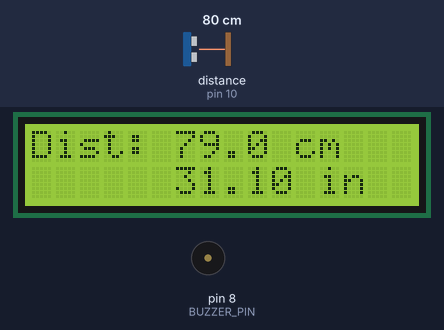
The sketch below on a simulated Arduino Nano, built with avr-gcc and run on an emulated ATmega328P. Shown: 16×2 character LCD, buzzer (waves = sounding). Wiring (inferred from the names in the program): ultrasonic range finder: trigger pin 9; echo pin 10. The inputs (shaded band) are chosen by the test bench; at power-on: distance to the obstacle (sensor on pin 10) 80 cm. The echo pulse lasts 58.3 µs per cm; what the sketch prints to the serial monitor is not drawn.

Above: at 4.4 s.
4.5 s: distance to the obstacle (sensor on pin 10) set to 43 cm
At 5.6 s:
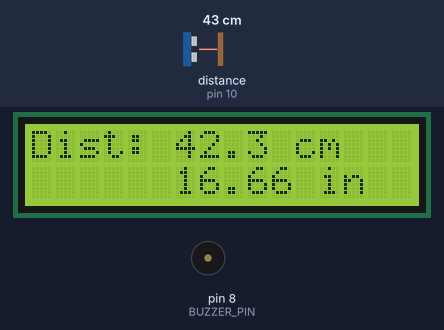
6.0 s: distance to the obstacle (sensor on pin 10) set to 38 cm
At 7.69 s:
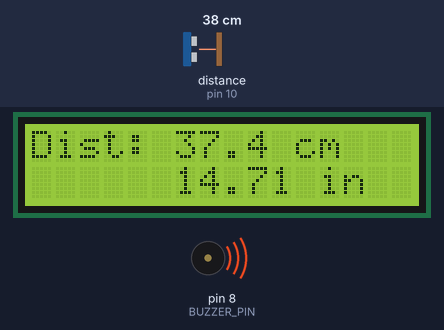
9.0 s: distance to the obstacle (sensor on pin 10) set to 23 cm
At 10.34 s:
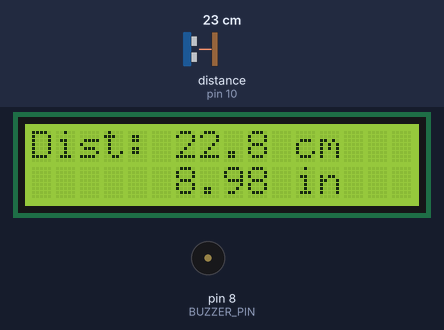
10.5 s: distance to the obstacle (sensor on pin 10) set to 19 cm
At 10.69 s:
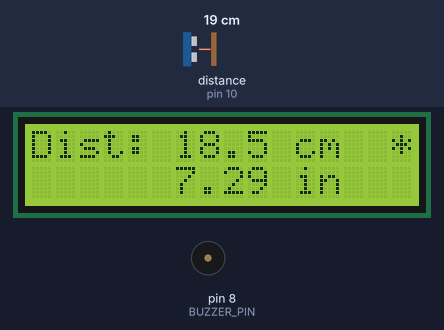
12.3 s: distance to the obstacle (sensor on pin 10) set to 12 cm
At 12.69 s:
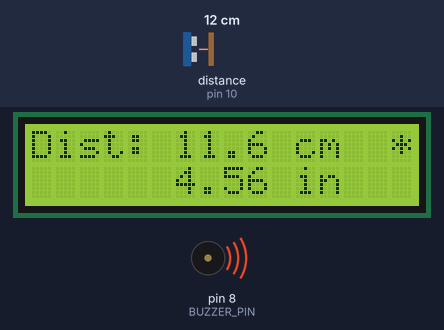
13.8 s: distance to the obstacle (sensor on pin 10) set to 9 cm
At 15.0 s:
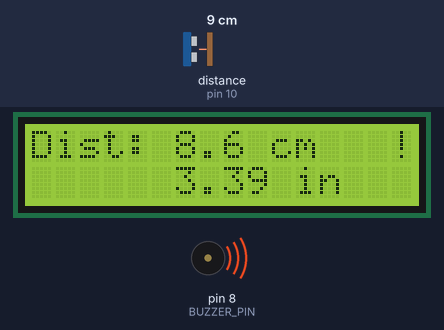
Timing chart, 0 to 16.3 s (numbered marks = the images above; inputs shaded):
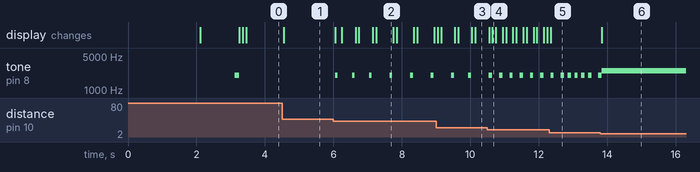

The sketch:

Object_Detection.ino
```cpp
/*
 * Object Detection and Distance Measurement System
 * Hardware: Arduino Nano, HC-SR04 Ultrasonic Sensor, I2C LCD (16x2), Buzzer
 * Author: Ruthradhesma
 * Description: Real-time distance measurement with threshold-based alerting
 * Accuracy: ±2 cm within 20-40 cm range, Response time: <100 ms
 */

#include <Wire.h>
#include <LiquidCrystal_I2C.h>

// ==================== PIN DEFINITIONS ====================
#define TRIG_PIN        9      // Ultrasonic sensor trigger pin
#define ECHO_PIN        10     // Ultrasonic sensor echo pin
#define BUZZER_PIN      8      // Buzzer pin

// ==================== CONSTANTS ====================
#define SOUND_SPEED     0.034   // Speed of sound in cm/microsecond (343 m/s)
#define CM_TO_INCH      0.393701 // Conversion factor from cm to inches
#define MAX_DISTANCE    400     // Maximum measurable distance in cm
#define MIN_DISTANCE    2       // Minimum measurable distance in cm

// Distance thresholds for alerting (in cm)
#define THRESHOLD_CRITICAL  10  // Critical proximity - continuous beep
#define THRESHOLD_WARNING   20  // Warning zone - fast beep
#define THRESHOLD_CAUTION   40  // Caution zone - slow beep

// Timing constants
#define MEASUREMENT_DELAY   100  // Delay between measurements (ms)
#define TIMEOUT_US         23500 // Timeout for ultrasonic reading (microseconds)

// ==================== GLOBAL VARIABLES ====================
LiquidCrystal_I2C lcd(0x27, 16, 2);  // I2C address 0x27, 16 columns, 2 rows
                                      // Try 0x3F if 0x27 doesn't work

float distanceCm = 0.0;
float distanceInch = 0.0;
unsigned long lastMeasurementTime = 0;
unsigned long lastBuzzerTime = 0;

// ==================== FUNCTION PROTOTYPES ====================
void initializeSystem(void);
float measureDistance(void);
void displayDistance(float cm, float inch);
void handleProximityAlert(float distance);
void buzzerBeep(unsigned int duration);
bool isValidDistance(float distance);

// ==================== SETUP FUNCTION ====================
void setup() {
  initializeSystem();
}

// ==================== MAIN LOOP ====================
void loop() {
  unsigned long currentTime = millis();

  // Perform measurement at specified interval
  if (currentTime - lastMeasurementTime >= MEASUREMENT_DELAY) {
    lastMeasurementTime = currentTime;

    // Measure distance
    distanceCm = measureDistance();

    // Validate and process measurement
    if (isValidDistance(distanceCm)) {
      // Convert to inches
      distanceInch = distanceCm * CM_TO_INCH;

      // Display on LCD
      displayDistance(distanceCm, distanceInch);

      // Handle proximity alerting
      handleProximityAlert(distanceCm);
    } else {
      // Display error on LCD
      lcd.clear();
      lcd.setCursor(0, 0);
      lcd.print("Out of Range");
      lcd.setCursor(0, 1);
      lcd.print("Check Sensor!");
      noTone(BUZZER_PIN);
    }
  }
}

// ==================== FUNCTION IMPLEMENTATIONS ====================

/**
 * Initialize all system components
 */
void initializeSystem(void) {
  // Initialize serial communication for debugging
  Serial.begin(9600);

  // Configure pins
  pinMode(TRIG_PIN, OUTPUT);
  pinMode(ECHO_PIN, INPUT);
  pinMode(BUZZER_PIN, OUTPUT);

  // Ensure trigger pin is low
  digitalWrite(TRIG_PIN, LOW);
  digitalWrite(BUZZER_PIN, LOW);

  // Initialize I2C LCD
  lcd.init();
  lcd.backlight();

  // Display startup message
  lcd.clear();
  lcd.setCursor(0, 0);
  lcd.print("Distance Sensor");
  lcd.setCursor(0, 1);
  lcd.print("Initializing...");
  delay(2000);

  lcd.clear();
  lcd.setCursor(0, 0);
  lcd.print("System Ready!");
  delay(1000);

  // Buzzer test beep
  buzzerBeep(100);
  delay(100);
  buzzerBeep(100);

  Serial.println("System Initialized Successfully");
}

/**
 * Measure distance using ultrasonic sensor (Time-of-Flight method)
 * Returns: Distance in centimeters
 */
float measureDistance(void) {
  long duration;
  float distance;

  // Ensure trigger pin is low
  digitalWrite(TRIG_PIN, LOW);
  delayMicroseconds(2);

  // Send 10 microsecond pulse to trigger
  digitalWrite(TRIG_PIN, HIGH);
  delayMicroseconds(10);
  digitalWrite(TRIG_PIN, LOW);

  // Read the echo pin (time of flight)
  duration = pulseIn(ECHO_PIN, HIGH, TIMEOUT_US);

  // Calculate distance using time-of-flight formula
  // Distance = (Time × Speed of Sound) / 2
  // Division by 2 because sound travels to object and back
  distance = (duration * SOUND_SPEED) / 2.0;

  // Debug output
  Serial.print("Duration: ");
  Serial.print(duration);
  Serial.print(" us, Distance: ");
  Serial.print(distance);
  Serial.println(" cm");

  return distance;
}

/**
 * Display distance on I2C LCD
 */
void displayDistance(float cm, float inch) {
  lcd.clear();

  // First line: Distance in centimeters
  lcd.setCursor(0, 0);
  lcd.print("Dist: ");
  lcd.print(cm, 1);  // 1 decimal place
  lcd.print(" cm");

  // Second line: Distance in inches
  lcd.setCursor(0, 1);
  lcd.print("      ");
  lcd.print(inch, 2);  // 2 decimal places
  lcd.print(" in");
}

/**
 * Handle proximity alerting based on distance thresholds
 */
void handleProximityAlert(float distance) {
  unsigned long currentTime = millis();

  if (distance <= THRESHOLD_CRITICAL) {
    // Critical proximity - continuous high-pitched beep
    tone(BUZZER_PIN, 2500);  // High frequency

    // Add warning indicator on LCD
    lcd.setCursor(15, 0);
    lcd.print("!");

    Serial.println("ALERT: Critical Proximity!");

  } else if (distance <= THRESHOLD_WARNING) {
    // Warning zone - fast beeping (200ms interval)
    if (currentTime - lastBuzzerTime >= 200) {
      buzzerBeep(100);
      lastBuzzerTime = currentTime;
    }

    lcd.setCursor(15, 0);
    lcd.print("*");

    Serial.println("WARNING: Close Proximity");

  } else if (distance <= THRESHOLD_CAUTION) {
    // Caution zone - slow beeping (500ms interval)
    if (currentTime - lastBuzzerTime >= 500) {
      buzzerBeep(80);
      lastBuzzerTime = currentTime;
    }

    Serial.println("CAUTION: Moderate Proximity");

  } else {
    // Safe distance - no alert
    noTone(BUZZER_PIN);
    digitalWrite(BUZZER_PIN, LOW);
  }
}

/**
 * Generate a buzzer beep for specified duration
 */
void buzzerBeep(unsigned int duration) {
  tone(BUZZER_PIN, 2000, duration);  // 2000 Hz frequency
}

/**
 * Validate if measured distance is within acceptable range
 */
bool isValidDistance(float distance) {
  return (distance >= MIN_DISTANCE && distance <= MAX_DISTANCE && distance > 0);
}
```

Measured:
- the behaviour switches between 41 and 40 cm on distance to the obstacle (sensor on pin 10) (found by bisection; images 1 and 2)
- the behaviour switches between 21 and 20 cm on distance to the obstacle (sensor on pin 10) (found by bisection; images 3 and 4)
- the behaviour switches between 11 and 10 cm on distance to the obstacle (sensor on pin 10) (found by bisection; images 5 and 6)
- after the input at 4.5 s, the display: changes after 0.05 s (image 1)
- after the input at 6.0 s, tone on pin 8 (BUZZER_PIN): alternates 2000 Hz for 0.08 s and silent for 0.52 s, starting after 0.05 s; the display: first changes after 0.05 s (image 2 shows a later state)
- after the input at 9.0 s, the display: first changes at once (image 3 shows a later state)
- after the input at 10.5 s, tone on pin 8 (BUZZER_PIN): alternates 2000 Hz for 0.10 s and silent for 0.20 s, starting after 0.34 s; the display: first changes after 0.05 s (image 4 shows a later state)
- after the input at 12.3 s, the display: changes at once (image 5)
- after the input at 13.8 s, the display: changes at once (image 6)
